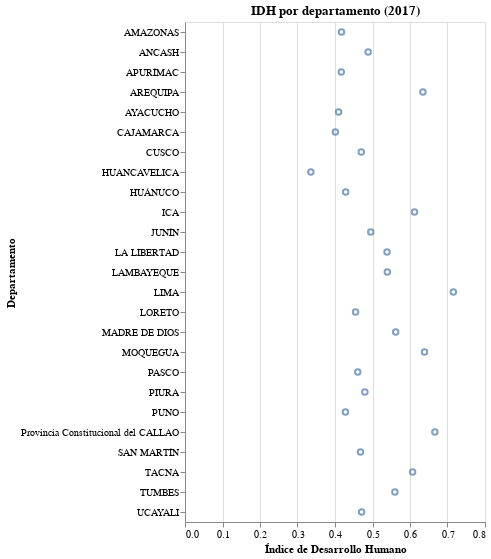

The notebook cell saved with this chart:
### Markdown cell above
## Gráfico 1: IDH por departamento (2017)

### Code cell
alt.Chart(data_fin).mark_point().encode(
    x = alt.X('idh', title = 'Índice de Desarrollo Humano'),
    y = alt.Y('dep', title = 'Departamento')
    ).interactive().properties(
    title={
        "text": ['IDH por departamento (2017)']
    }
)

### Figure 1 — Vega-Lite specification as saved in the notebook (floating-point values rounded to 4 significant figures)
{"config": {"view": {"continuousWidth": 300, "continuousHeight": 300}}, "data": {"name": "data-94d2aac200421874f6b2de53b1de354f"}, "mark": {"type": "point"}, "encoding": {"x": {"field": "idh", "title": "Índice de Desarrollo Humano", "type": "quantitative"}, "y": {"field": "dep", "title": "Departamento", "type": "nominal"}}, "params": [{"name": "param_3", "select": {"type": "interval", "encodings": ["x", "y"]}, "bind": "scales"}], "title": {"text": ["IDH por departamento (2017)"]}, "$schema": "https://vega.github.io/schema/vega-lite/v5.16.3.json", "datasets": {"data-94d2aac200421874f6b2de53b1de354f": [{"dep": "AMAZONAS", "pob": 379384, "idh": 0.4175, "esp_vid": 73.31, "p_sec_com": 46.86, "a_educ": 6.051, "ifam_pc": 629.7}, {"dep": "ANCASH", "pob": 1083519, "idh": 0.4884, "esp_vid": 75.74, "p_sec_com": 61.11, "a_educ": 7.633, "ifam_pc": 712.7}, {"dep": "APURÍMAC", "pob": 405759, "idh": 0.4167, "esp_vid": 72.63, "p_sec_com": 65.55, "a_educ": 6.61, "ifam_pc": 511.9}, {"dep": "AREQUIPA", "pob": 1382730, "idh": 0.6345, "esp_vid": 78.2, "p_sec_com": 77.8, "a_educ": 10.1, "ifam_pc": 1088.0}, {"dep": "AYACUCHO", "pob": 616176, "idh": 0.4096, "esp_vid": 71.08, "p_sec_com": 59.36, "a_educ": 6.906, "ifam_pc": 512.5}, {"dep": "CAJAMARCA", "pob": 1341012, "idh": 0.4011, "esp_vid": 74.75, "p_sec_com": 51.38, "a_educ": 5.608, "ifam_pc": 551.7}, {"dep": "Provincia Constitucional del CALLAO", "pob": 994494, "idh": 0.6663, "esp_vid": 82.52, "p_sec_com": 73.5, "a_educ": 10.06, "ifam_pc": 1198.0}, {"dep": "CUSCO", "pob": 1205527, "idh": 0.4701, "esp_vid": 70.74, "p_sec_com": 66.69, "a_educ": 7.798, "ifam_pc": 668.0}, {"dep": "HUANCAVELICA", "pob": 347639, "idh": 0.3357, "esp_vid": 64.03, "p_sec_com": 56.18, "a_educ": 5.735, "ifam_pc": 398.2}, {"dep": "HUÁNUCO", "pob": 721047, "idh": 0.4285, "esp_vid": 73.11, "p_sec_com": 53.61, "a_educ": 6.573, "ifam_pc": 604.6}, {"dep": "ICA", "pob": 850765, "idh": 0.6121, "esp_vid": 81.66, "p_sec_com": 73.53, "a_educ": 9.905, "ifam_pc": 959.0}, {"dep": "JUNÍN", "pob": 1246038, "idh": 0.4954, "esp_vid": 73.18, "p_sec_com": 65.88, "a_educ": 8.381, "ifam_pc": 710.3}, {"dep": "LA LIBERTAD", "pob": 1778080, "idh": 0.5388, "esp_vid": 77.21, "p_sec_com": 60.85, "a_educ": 8.034, "ifam_pc": 892.1}, {"dep": "LAMBAYEQUE", "pob": 1197260, "idh": 0.5395, "esp_vid": 77.29, "p_sec_com": 67.09, "a_educ": 8.445, "ifam_pc": 827.6}, {"dep": "LIMA", "pob": 9485405, "idh": 0.7157, "esp_vid": 81.15, "p_sec_com": 75.71, "a_educ": 10.36, "ifam_pc": 1464.0}, {"dep": "LORETO", "pob": 883510, "idh": 0.4549, "esp_vid": 71.42, "p_sec_com": 45.04, "a_educ": 7.56, "ifam_pc": 736.7}, {"dep": "MADRE DE DIOS", "pob": 141070, "idh": 0.5619, "esp_vid": 73.72, "p_sec_com": 63.76, "a_educ": 8.726, "ifam_pc": 1001.0}, {"dep": "MOQUEGUA", "pob": 174863, "idh": 0.6387, "esp_vid": 79.8, "p_sec_com": 74.49, "a_educ": 9.922, "ifam_pc": 1112.0}, {"dep": "PASCO", "pob": 254065, "idh": 0.4607, "esp_vid": 72.04, "p_sec_com": 68.25, "a_educ": 8.141, "ifam_pc": 591.7}, {"dep": "PIURA", "pob": 1856809, "idh": 0.4797, "esp_vid": 73.7, "p_sec_com": 61.93, "a_educ": 7.578, "ifam_pc": 703.0}, {"dep": "PUNO", "pob": 1172697, "idh": 0.4278, "esp_vid": 68.48, "p_sec_com": 72.15, "a_educ": 7.448, "ifam_pc": 532.3}, {"dep": "SAN MARTÍN", "pob": 813381, "idh": 0.468, "esp_vid": 73.72, "p_sec_com": 52.46, "a_educ": 6.645, "ifam_pc": 770.4}, {"dep": "TACNA", "pob": 329332, "idh": 0.607, "esp_vid": 77.53, "p_sec_com": 74.91, "a_educ": 9.811, "ifam_pc": 1003.0}, {"dep": "TUMBES", "pob": 224863, "idh": 0.5597, "esp_vid": 79.06, "p_sec_com": 66.7, "a_educ": 8.667, "ifam_pc": 879.5}, {"dep": "UCAYALI", "pob": 496459, "idh": 0.471, "esp_vid": 72.86, "p_sec_com": 51.94, "a_educ": 8.052, "ifam_pc": 710.1}]}}
